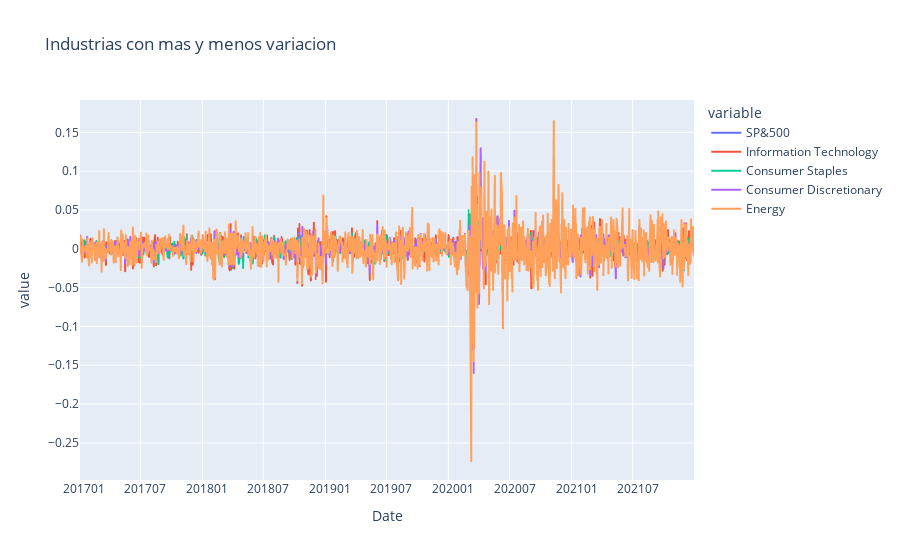

The notebook cell this image was saved under:
### Markdown cell above
Grafico de los años filtrados y las industrias agrupadas por las de mas y menos variacion

### Code cell
fig = px.line(dataindustria_fil, x="Date", y=dataindustria_filx2.columns,
              hover_data={"Date": "|%Y %m, %d"},
              title='Industrias con mas y menos variacion')
fig.update_xaxes(dtick="M6", tickformat="%Y%m\n", ticklabelmode="period")
fig.show()

### Figure 1 — Plotly figure (JSON) as saved in the notebook; plotly's stock layout.template omitted (floating-point values rounded to 4 significant figures; data arrays with more than 128 entries replaced by an {"elided": "..."} marker saying what was removed)
{"data": [{"hovertemplate": "variable=SP&500<br>Date=%{x|%Y %m, %d}<br>value=%{y}<extra></extra>", "legendgroup": "SP&500", "line": {"color": "#636efa", "dash": "solid"}, "marker": {"symbol": "circle"}, "mode": "lines", "name": "SP&500", "showlegend": true, "type": "scattergl", "x": {"elided": "1258 str values"}, "xaxis": "x", "y": {"elided": "1258 float values"}, "yaxis": "y"}, {"hovertemplate": "variable=Information Technology<br>Date=%{x|%Y %m, %d}<br>value=%{y}<extra></extra>", "legendgroup": "Information Technology", "line": {"color": "#EF553B", "dash": "solid"}, "marker": {"symbol": "circle"}, "mode": "lines", "name": "Information Technology", "showlegend": true, "type": "scattergl", "x": {"elided": "1258 str values"}, "xaxis": "x", "y": {"elided": "1258 float values"}, "yaxis": "y"}, {"hovertemplate": "variable=Consumer Staples<br>Date=%{x|%Y %m, %d}<br>value=%{y}<extra></extra>", "legendgroup": "Consumer Staples", "line": {"color": "#00cc96", "dash": "solid"}, "marker": {"symbol": "circle"}, "mode": "lines", "name": "Consumer Staples", "showlegend": true, "type": "scattergl", "x": {"elided": "1258 str values"}, "xaxis": "x", "y": {"elided": "1258 float values"}, "yaxis": "y"}, {"hovertemplate": "variable=Consumer Discretionary<br>Date=%{x|%Y %m, %d}<br>value=%{y}<extra></extra>", "legendgroup": "Consumer Discretionary", "line": {"color": "#ab63fa", "dash": "solid"}, "marker": {"symbol": "circle"}, "mode": "lines", "name": "Consumer Discretionary", "showlegend": true, "type": "scattergl", "x": {"elided": "1258 str values"}, "xaxis": "x", "y": {"elided": "1258 float values"}, "yaxis": "y"}, {"hovertemplate": "variable=Energy<br>Date=%{x|%Y %m, %d}<br>value=%{y}<extra></extra>", "legendgroup": "Energy", "line": {"color": "#FFA15A", "dash": "solid"}, "marker": {"symbol": "circle"}, "mode": "lines", "name": "Energy", "showlegend": true, "type": "scattergl", "x": {"elided": "1258 str values"}, "xaxis": "x", "y": {"elided": "1258 float values"}, "yaxis": "y"}], "layout": {"legend": {"title": {"text": "variable"}, "tracegroupgap": 0}, "title": {"text": "Industrias con mas y menos variacion"}, "xaxis": {"anchor": "y", "domain": [0, 1], "dtick": "M6", "tickformat": "%Y%m\n", "ticklabelmode": "period", "title": {"text": "Date"}}, "yaxis": {"anchor": "x", "domain": [0, 1], "title": {"text": "value"}}}}
